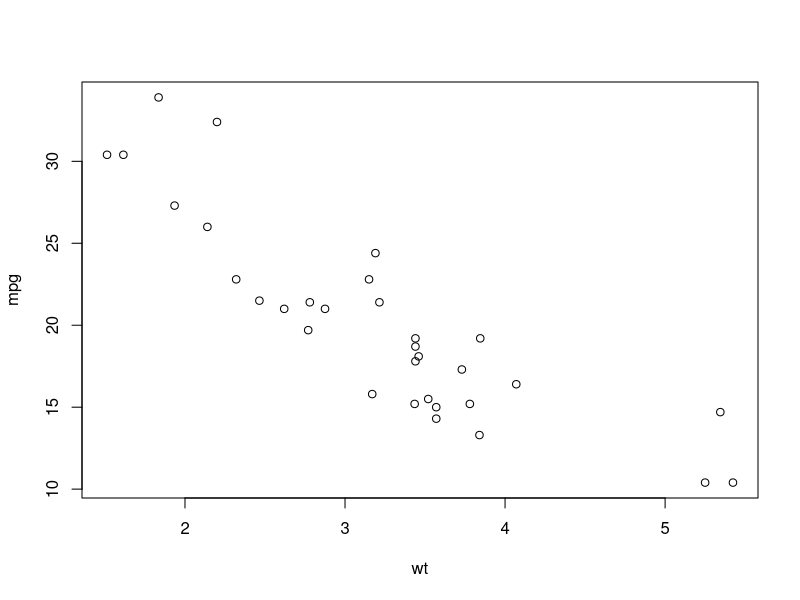
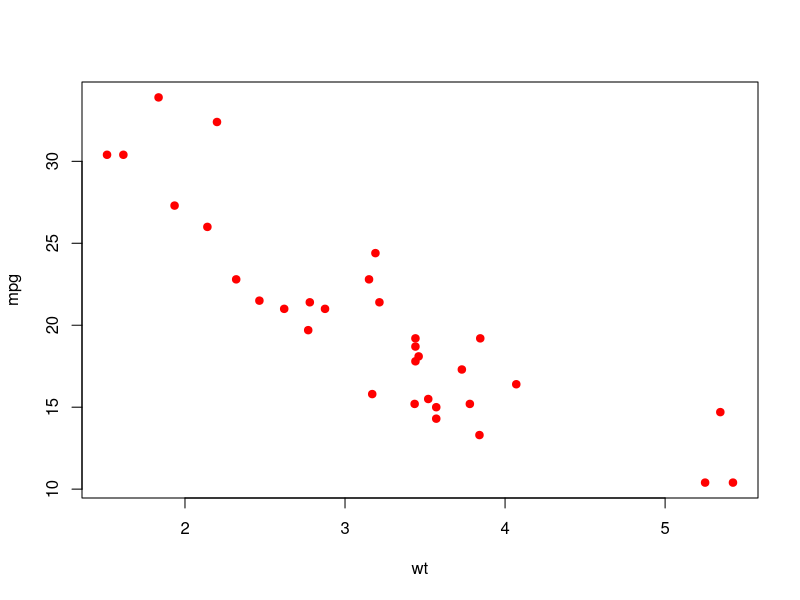
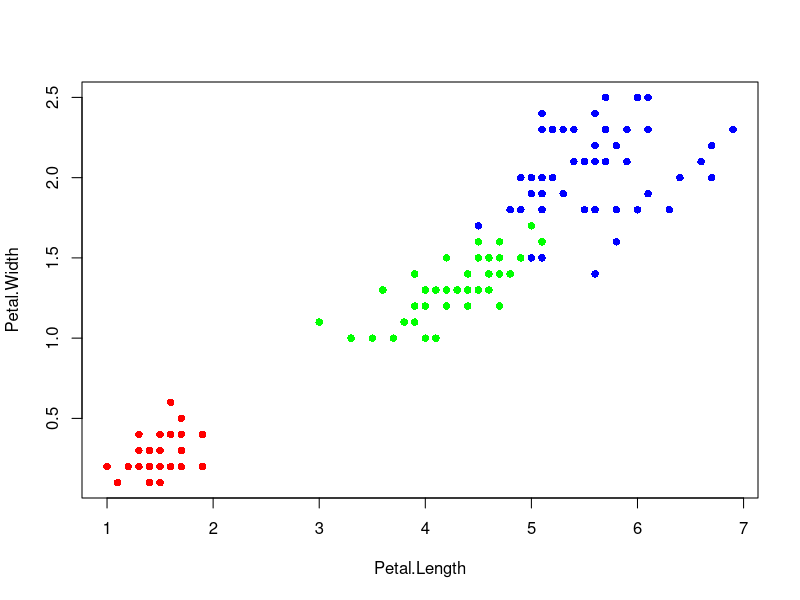

Source code (R) for these figures, in order:
mtcars
View(mtcars)
wt <- mtcars$wt
mpg <- mtcars$mpg
plot(wt,mpg)
plot(wt,mpg,col='red',pch=19)

ds_iris <- iris[,3:4]

group <- as.numeric(iris$Species)
group

color <- c('red','green','blue')
plot(ds_iris, pch = 16, col = color[group])
